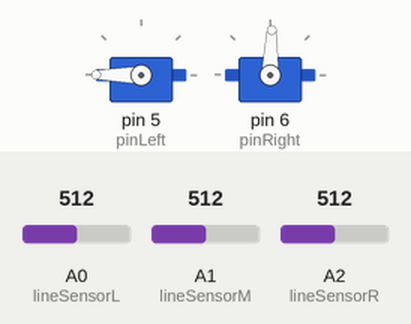
This sketch was run on a simulated Arduino Uno, built with avr-gcc and run on an emulated ATmega328P. Parts: 2 × servo. The inputs (shaded band) are chosen by the test bench; at power-on: A0 (lineSensorL) = 512, A2 (lineSensorR) = 512, A1 (lineSensorM) = 512. What the sketch prints to the serial monitor is not drawn.

Above: at 1.2 s.
1.3 s: A0 (lineSensorL) set to 419
4.3 s: A0 (lineSensorL) set to 388
At 4.7 s:
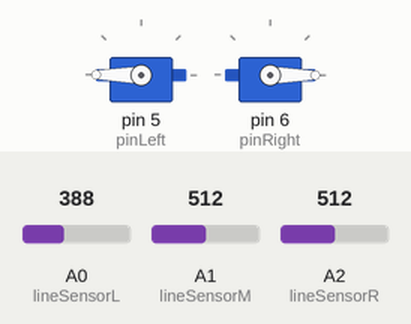
5.8 s: A2 (lineSensorR) set to 644
7.3 s: A2 (lineSensorR) set to 660
At 8.1 s:
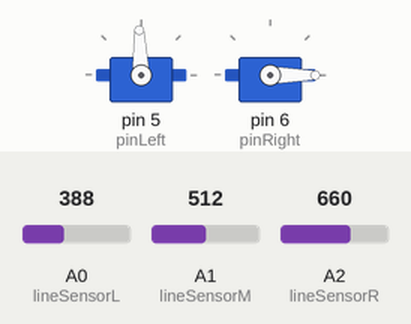
8.8 s: A2 (lineSensorR) set to 640
At 9.3 s:
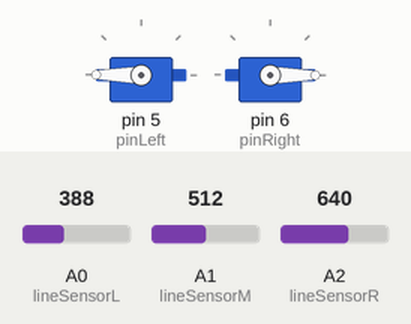
10.3 s: A2 (lineSensorR) set to 716
At 11.6 s:
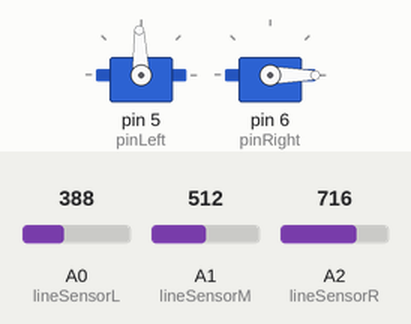
Timing chart, 0 to 12.8 s (numbered marks = the images above; inputs shaded):
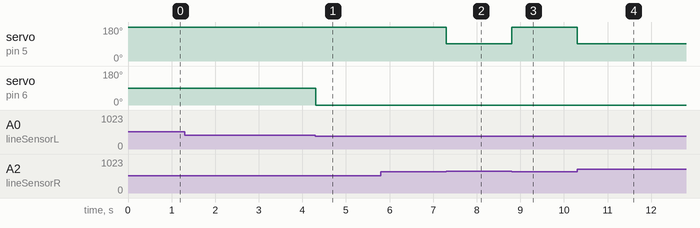

The sketch:

follow_line.ino
```cpp
/*
  Program that enables robot to move along a straight line.

  The main loop allows the robot to periodically check whether it deviates from
  the course and change its wheels' orientation and speed accordingly, aided by
  the IR sensor data.

  Once activated, the robot will be able to self-correct its trajectory along
  the white line, in real time and without manual interference.

*/

#include <Servo.h>

#define slow_R  88
#define slow_L  92
#define med_R   85
#define med_L   95
#define fast_R  0
#define fast_L  180

Servo left;
Servo right;
int pinLeft = 5;
int pinRight = 6;
int lineSensorL = A0;
int lineSensorM = A1;
int lineSensorR = A2;
int LS1;
int LS2;
int LS3;


void leftForward() {
  left.write(fast_L);
}

void rightForward() {
  right.write(fast_R);
}

void leftStop() {
  left.write(90);
}

void rightStop() {
  right.write(90);
}

void robotForward() {
  leftForward();
  rightForward();
}

void robotStop() {
  leftStop();
  rightStop();
  delay(2000);
}

void followLine() {
  if (LS1 > 400&&LS3 < 650){//
    right.write(slow_R);//slow down left wheel
    Serial.print("test");
  }
  else if (LS1 < 400 && LS3 > 650){
    left.write(slow_L);//slow down right wheel
  }
  else robotForward();
}

void setup() {
  //Pin Setup
  Serial.begin(9600);
  left.attach(pinLeft);
  right.attach(pinRight);

  //Motor Setup
  leftStop();
  rightStop();
  robotForward();
}

void loop() {
  LS1 = analogRead(lineSensorL);
  LS2 = analogRead(lineSensorM);
  LS3 = analogRead(lineSensorR);

  /*
  // debugging code
  Serial.print(LS1);
  Serial.print(" ");
  Serial.print(LS2);
  Serial.print(" ");
  Serial.println(LS3);
  */

  followLine();
}
```

Measured:
- the behaviour switches between 401 and 400 on A0 (lineSensorL) (found by bisection; images 0 and 1)
- the behaviour switches between 650 and 651 on A2 (lineSensorR) (found by bisection; images 1 and 2)
- after the input at 1.3 s, every drawn part: stays the same
- after the input at 4.3 s, servo on pin 6 (pinRight): 88° → 0° at once
- after the input at 5.8 s, every drawn part: stays the same
- after the input at 7.3 s, servo on pin 5 (pinLeft): 180° → 92° at once
- after the input at 8.8 s, servo on pin 5 (pinLeft): 92° → 180° at once
- after the input at 10.3 s, servo on pin 5 (pinLeft): 180° → 92° at once
